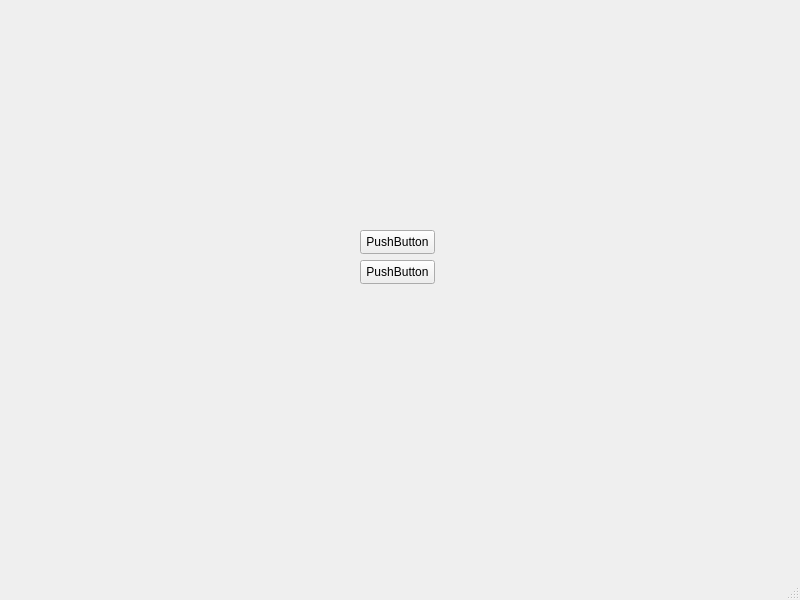
<?xml version="1.0" encoding="UTF-8"?>
<ui version="4.0">
 <class>MainWindow</class>
 <widget class="QMainWindow" name="MainWindow">
  <property name="geometry">
   <rect>
    <x>0</x>
    <y>0</y>
    <width>800</width>
    <height>600</height>
   </rect>
  </property>
  <property name="windowTitle">
   <string>MainWindow</string>
  </property>
  <widget class="QWidget" name="centralwidget">
   <widget class="QPushButton" name="pushButton">
    <property name="geometry">
     <rect>
      <x>360</x>
      <y>230</y>
      <width>75</width>
      <height>24</height>
     </rect>
    </property>
    <property name="text">
     <string>PushButton</string>
    </property>
   </widget>
   <widget class="QPushButton" name="pushButton_2">
    <property name="geometry">
     <rect>
      <x>360</x>
      <y>260</y>
      <width>75</width>
      <height>24</height>
     </rect>
    </property>
    <property name="text">
     <string>PushButton</string>
    </property>
   </widget>
  </widget>
  <widget class="QMenuBar" name="menubar">
   <property name="geometry">
    <rect>
     <x>0</x>
     <y>0</y>
     <width>800</width>
     <height>22</height>
    </rect>
   </property>
  </widget>
  <widget class="QStatusBar" name="statusbar"/>
 </widget>
 <resources/>
 <connections/>
</ui>
